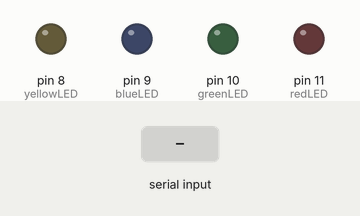
This sketch was run on a simulated Arduino Leonardo, built with avr-gcc and run on an emulated ATmega32U4. On the bench: output pins drawn as LEDs (lit = HIGH). The inputs (shaded band) are chosen by the test bench.

Above: at 1.2 s.
1.3 s: "1" received over Serial
At 2.0 s:
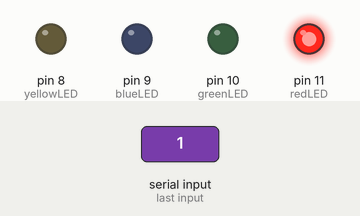
2.8 s: "2" received over Serial
At 3.2 s:
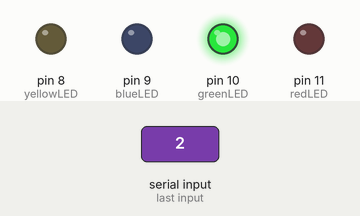
4.3 s: "3" received over Serial
At 5.5 s:
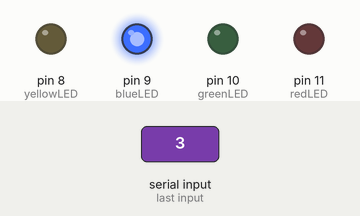
5.8 s: "4" received over Serial
At 6.6 s:
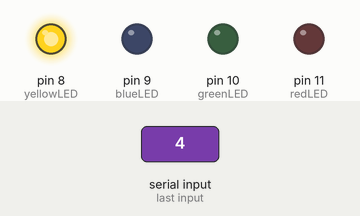
Timing chart, 0 to 8.8 s (numbered marks = the images above; inputs shaded):
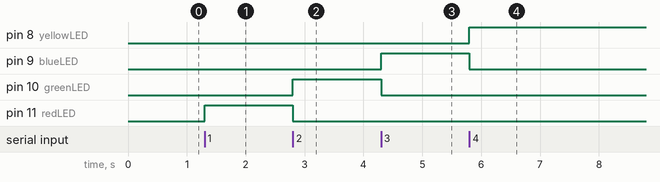

The sketch:

Unity_with_touch_cap_LED.ino
```cpp
#include <Wire.h>
#include "Adafruit_MPR121.h"

#ifndef _BV
#define _BV(bit) (1 << (bit))
#endif

Adafruit_MPR121 cap = Adafruit_MPR121();
uint16_t lasttouched = 0;
uint16_t currtouched = 0;


const int redLED = 11;      // Pin connected to the red button and LED
const int greenLED = 10;    // Pin connected to the green button and LED
const int blueLED = 9;      // Pin connected to the blue button and LED
const int yellowLED = 8;

void setup() {
  Serial.begin(9600);

  pinMode(redLED, OUTPUT);
  pinMode(greenLED, OUTPUT);
  pinMode(blueLED, OUTPUT);
  pinMode(yellowLED, OUTPUT);


  while (!Serial) { // Needed to keep Leonardo/Micro from starting too fast!
    delay(10);
  }

 // Serial.println("Adafruit MPR121 Capacitive Touch sensor test");

  if (!cap.begin(0x5A)) {
  //  Serial.println("MPR121 not found, check wiring?");
  //  while (1);
  }
 // Serial.println("MPR121 found!");
//}
}
void loop() {


    if (Serial.available() > 0) {
    byte receivedByte = Serial.read();
    if (receivedByte == '1') {
      digitalWrite(redLED, HIGH);
      digitalWrite(greenLED, LOW);
      digitalWrite(blueLED, LOW);
      digitalWrite(yellowLED, LOW);

    }
    else if (receivedByte == '2') {
      digitalWrite(redLED, LOW);
      digitalWrite(greenLED, HIGH);
      digitalWrite(blueLED, LOW);
      digitalWrite(yellowLED, LOW);
    }
    else if (receivedByte == '3') {
      digitalWrite(redLED, LOW);
      digitalWrite(greenLED, LOW);
      digitalWrite(blueLED, HIGH);
      digitalWrite(yellowLED, LOW);
    }
    else if (receivedByte == '4') {
      digitalWrite(redLED, LOW);
      digitalWrite(greenLED, LOW);
      digitalWrite(blueLED, LOW);
      digitalWrite(yellowLED, HIGH);
    }
  }
  currtouched = cap.touched();

  for (uint8_t i = 0; i < 5; i++) {
    if ((currtouched & _BV(i)) && !(lasttouched & _BV(i))) {
      Serial.print(i);
   //   Serial.println(" touched");
      delay(200);
      // Send 'i' data to Unity
     // Serial.write('i');
    }

   // if (!(currtouched & _BV(i)) && (lasttouched & _BV(i))) {
   //   Serial.print(i);
   //   Serial.println(" released");

      // Send 'r' data to Unity
     // Serial.write('r');
  //  }
  }

  lasttouched = currtouched;
}
```

Measured:
- after the input at 1.3 s, pin 11 (redLED): LOW → HIGH at once
- after the input at 2.8 s, pin 10 (greenLED): LOW → HIGH at once; pin 11 (redLED): HIGH → LOW at once
- after the input at 4.3 s, pin 9 (blueLED): LOW → HIGH at once; pin 10 (greenLED): HIGH → LOW at once
- after the input at 5.8 s, pin 8 (yellowLED): LOW → HIGH at once; pin 9 (blueLED): HIGH → LOW at once
